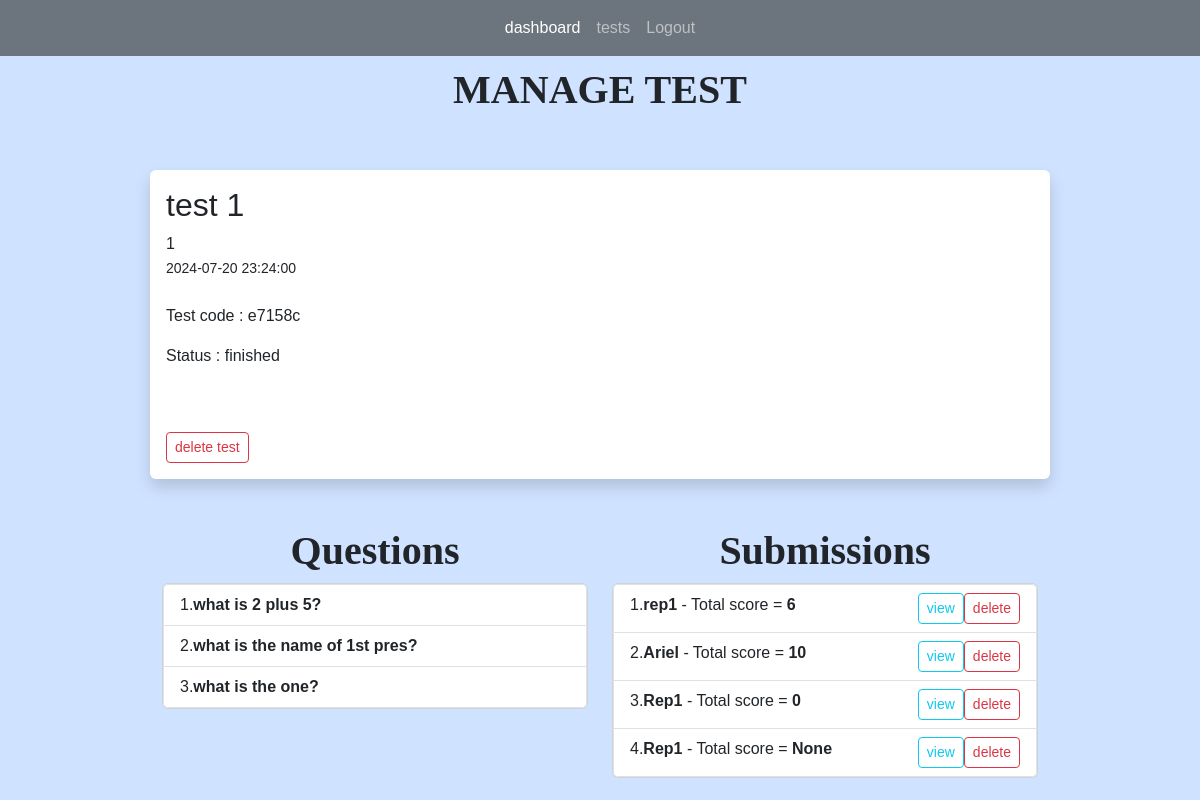
The page /tests/1 (signed in) on the database its author committed.
### app.py (models this page shows)
class Tests(db.Model):
    test_id = db.Column(db.Integer, primary_key=True)
    title = db.Column(db.String(255))
    start_date = db.Column(db.DateTime, nullable = False)
    end_date = db.Column(db.DateTime, nullable = False)
    status = db.Column(db.String(255))
    teacher_id = db.Column(db.Integer, db.ForeignKey('users.id'))
    teacher = db.relationship('Users', backref=db.backref('tests', lazy=True))
    questions = db.relationship("Questions", backref="question_list")
    code = db.Column(db.String(6), unique=True)  # column to store the unique code
    students = db.relationship('Users', secondary='test_students', backref=db.backref('tests_registered', lazy=True))
    submissions = db.relationship('Submission', backref='test_submissions', lazy=True)

class Questions(db.Model):
    question_id = db.Column(db.Integer, primary_key=True)
    question_text = db.Column(db.String(255), nullable=False)
    question_type = db.Column(db.String(255), nullable=False)
    points = db.Column(db.Integer, nullable=False)
    option1 = db.Column(db.String(255))
    option2 = db.Column(db.String(255))
    option3 = db.Column(db.String(255))
    option4 = db.Column(db.String(255))
    correct_opt = db.Column(db.Integer)
    correct_ans = db.Column(db.String(255))
    test_id = db.Column(db.Integer, db.ForeignKey('tests.test_id'))
    test = db.relationship('Tests', backref=db.backref('question_test', lazy=True))
    answer = db.relationship("Answers", uselist=False)

class Submission(db.Model):
    submission_id = db.Column(db.Integer, primary_key=True)
    student_id = db.Column(db.Integer, db.ForeignKey('users.id'))
    test_id = db.Column(db.Integer, db.ForeignKey('tests.test_id'))
    submitted_at = db.Column(db.DateTime, default=datetime.now)
    total_points = db.Column(db.Integer)
    student = db.relationship('Users', backref=db.backref('submitter', lazy=True))
    test = db.relationship('Tests', backref=db.backref('submission_test', lazy=True))
    answers = db.relationship('Answers', backref=db.backref('answered_questions', lazy=True), lazy=True)

class Users(db.Model, UserMixin):
    id = db.Column(db.Integer, primary_key = True)
    name = db.Column(db.String(200), nullable=False)
    email = db.Column(db.String(120), nullable=False, unique =True)
    password = db.Column(db.String(128), nullable=False)
    role = db.Column(db.String(80), nullable=False)
    submissions = db.relationship('Submission', backref='submitted_tests', lazy=True)

### app.py (the view)
@app.route('/tests/<int:id>', methods=['GET', 'POST'])
@login_required(role="teacher")
def test(id):
    test = Tests.query.get_or_404(id)
    questions = Questions.query.filter_by(test_id = id)
    return render_template('manage_test.html', test=test, questions=questions)

### app.py (called while the page is built)
@login_manager.user_loader
def load_user(user_id):
    return Users.query.get(int(user_id))

def login_required(role="ANY"):
    def wrapper(fn):
        @wraps(fn)
        def decorated_view(*args, **kwargs):
            if not current_user.is_authenticated:
               return login_manager.unauthorized()
            if ( (current_user.role != role) and (role != "ANY")):
                return login_manager.unauthorized()
            return fn(*args, **kwargs)
        return decorated_view
    return wrapper

### templates/manage_test.html (shortened to what this page needs)
{% extends 'index.html' %}
{% block content %}
<h1>MANAGE TEST</h1>
<br>
<br/>
<div class="shadow p-3 mb-5 bg-body rounded">
	<h2>{{ test.title }}</h2>
    {{ test.teacher_id }}<br/>
	<small>{{ test.start_date }}</small> <br/><br/>
	<p>
		Test code : {{ test.code }}
	</p>
	<p>
		Status : {{ test.status }}
	</p>
	<br/><br/>
	{% if test.status == 'scheduled' or test.status == "finished" %}
		<a href="{{ url_for('delete_test', id=test.test_id)}}" class="btn btn-outline-danger btn-sm">delete test</a>
		<br/>
	{% endif %}
</div>
<div class="container text-center">
	<div class="row">
	  <div class="col">
		<h1>Questions</h1>
	  </div>
	  <div class="col">
		<h1>Submissions</h1>
	  </div>
	</div>
	<div class="row">
	  <div class="col">
		<div class="card">
			<ul class="list-group list-group-numbered">
				{% for question in questions %}
				<li style="text-align: left;" class="list-group-item d-flex ">
					<div class="flex-grow-1">
						<b >
							{{ question.question_text }}
						</b>
					</div>
				</li>
				{% endfor %}
			</ul>
		</div>
	  </div>
	  <div class="col">
		<div class="card">
			<ul class="list-group list-group-numbered">
				{% for submission in test.submissions %}
				<li style="text-align: left;" class="list-group-item d-flex ">
					<div class="flex-grow-1">
						<b >
							{{ submission.student.name }}
						</b>
						- Total score = <b>{{ submission.total_points }}</b>
					</div>
					<a class="btn btn-outline-info btn-sm" href="{{ url_for('view_submission', id=test.test_id, submission_id = submission.submission_id)}}">view</a>
					<a class="btn btn-outline-danger btn-sm" href="{{ url_for('delete_submission', id=test.test_id, submission_id = submission.submission_id)}}">delete</a>
				</li>
				{% endfor %}
			</ul>
		</div>
	  </div>
	</div>
  </div>
{% endblock %}

### static/main.css (style rules this page uses)
body { font-family: Arial, sans-serif; margin: 0; padding: 0; }
H1 { font-family: Copperplate; font-weight: bold; font-size: 40px; text-align: center; }

### rows shown on the page
Tests: title "test 1", teacher_id "1", start_date "2024-07-20 23:24:00", code "e7158c", status "finished"
Questions: question_text "what is 2 plus 5?"
Questions: question_text "what is the name of 1st pres?"
Questions: question_text "what is the one?"
Submission: student.name "rep1", total_points "6"
Submission: student.name "Ariel", total_points "10"
Submission: student.name "Rep1", total_points "0"
Submission: student.name "Rep1", total_points "None"
